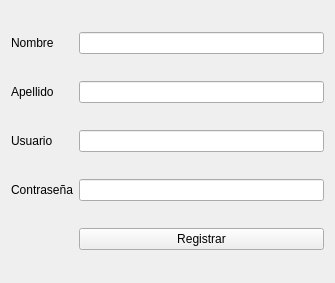
<?xml version="1.0" encoding="UTF-8"?>
<ui version="4.0">
 <class>Register</class>
 <widget class="QWidget" name="Register">
  <property name="geometry">
   <rect>
    <x>0</x>
    <y>0</y>
    <width>335</width>
    <height>283</height>
   </rect>
  </property>
  <property name="windowTitle">
   <string>Form</string>
  </property>
  <layout class="QGridLayout" name="gridLayout">
   <item row="0" column="0">
    <widget class="QLabel" name="label">
     <property name="text">
      <string>Nombre</string>
     </property>
    </widget>
   </item>
   <item row="0" column="1">
    <widget class="QLineEdit" name="leName"/>
   </item>
   <item row="1" column="0">
    <widget class="QLabel" name="label_2">
     <property name="text">
      <string>Apellido</string>
     </property>
    </widget>
   </item>
   <item row="1" column="1">
    <widget class="QLineEdit" name="leFamilyName"/>
   </item>
   <item row="2" column="0">
    <widget class="QLabel" name="label_4">
     <property name="text">
      <string>Usuario</string>
     </property>
    </widget>
   </item>
   <item row="2" column="1">
    <widget class="QLineEdit" name="leUser"/>
   </item>
   <item row="3" column="0">
    <widget class="QLabel" name="label_3">
     <property name="text">
      <string>Contraseña</string>
     </property>
    </widget>
   </item>
   <item row="3" column="1">
    <widget class="QLineEdit" name="lePassword">
     <property name="echoMode">
      <enum>QLineEdit::Password</enum>
     </property>
    </widget>
   </item>
   <item row="4" column="1">
    <widget class="QPushButton" name="pbRegister">
     <property name="text">
      <string>Registrar</string>
     </property>
    </widget>
   </item>
  </layout>
 </widget>
 <resources/>
 <connections/>
</ui>
